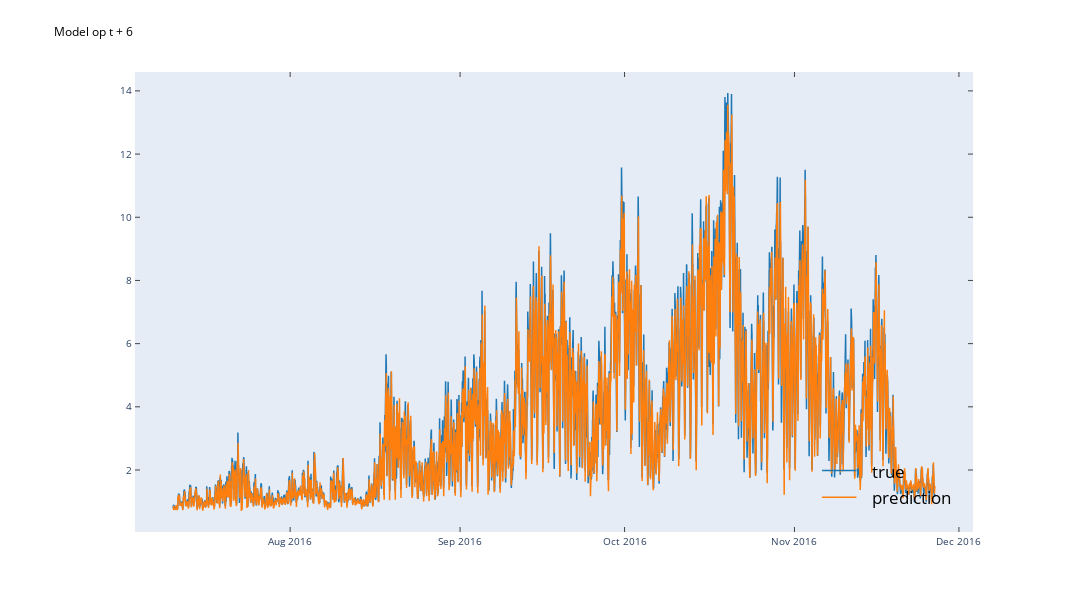

The notebook cell saved with this chart:
### Code cell
y_pred = model.predict(MLdb.test_x)
horizon = 6*1
scale = 0.75
plot = plt.figure(figsize=(scale*1920/my_dpi, scale*1080/my_dpi))
plt.plot(MLdb.test_y.iloc[:,horizon-1],label = 'true')
plt.plot(MLdb.test_x.index,y_pred[:,horizon-1], label = 'prediction')
plt.legend(fontsize = 'xx-large',loc = 'lower right')
plt.title('Model op t + '+str(horizon))
# plt.ylim(0,20)

plotly.tools.mpl_to_plotly(plot)

### Figure 1 — Plotly figure (JSON) as saved in the notebook; plotly's stock layout.template omitted (floating-point values rounded to 4 significant figures; data arrays with more than 128 entries replaced by an {"elided": "..."} marker saying what was removed)
{"data": [{"line": {"color": "rgba (31, 119, 180, 1)", "dash": "solid", "width": 1.5}, "mode": "lines", "name": "true", "type": "scatter", "x": {"elided": "20001 str values"}, "xaxis": "x", "y": {"elided": "20001 float values"}, "yaxis": "y"}, {"line": {"color": "rgba (255, 127, 14, 1)", "dash": "solid", "width": 1.5}, "mode": "lines", "name": "prediction", "type": "scatter", "x": {"elided": "20001 str values"}, "xaxis": "x", "y": {"elided": "20001 float values"}, "yaxis": "y"}], "layout": {"annotations": [{"align": "left", "font": {"color": "#000000", "size": 17.28}, "opacity": 1, "showarrow": false, "text": "true", "x": 0.8775, "xanchor": "left", "xref": "paper", "y": 0.1027, "yanchor": "bottom", "yref": "paper"}, {"align": "left", "font": {"color": "#000000", "size": 17.28}, "opacity": 1, "showarrow": false, "text": "prediction", "x": 0.8775, "xanchor": "left", "xref": "paper", "y": 0.04464, "yanchor": "bottom", "yref": "paper"}], "autosize": false, "height": 607, "hovermode": "closest", "margin": {"b": 75, "l": 135, "pad": 0, "r": 107, "t": 72}, "shapes": [{"line": {"color": "rgba (31, 119, 180, 1)", "dash": "solid", "width": 1.5}, "type": "line", "x0": 0.8197, "x1": 0.861, "xref": "paper", "y0": 0.1339, "y1": 0.1339, "yref": "paper"}, {"line": {"color": "rgba (255, 127, 14, 1)", "dash": "solid", "width": 1.5}, "type": "line", "x0": 0.8197, "x1": 0.861, "xref": "paper", "y0": 0.07581, "y1": 0.07581, "yref": "paper"}], "showlegend": false, "title": {"font": {"color": "#000000", "size": 12}, "text": "Model op t + 6"}, "width": 1080, "xaxis": {"anchor": "y", "domain": [0, 1], "mirror": "ticks", "nticks": 10, "range": ["2016-07-03 16:44:00", "2016-12-03 13:36:00"], "showgrid": false, "showline": true, "side": "bottom", "tickfont": {"size": 10}, "ticks": "inside", "type": "date", "zeroline": false}, "yaxis": {"anchor": "x", "domain": [0, 1], "mirror": "ticks", "nticks": 9, "range": [0.03786, 14.6], "showgrid": false, "showline": true, "side": "left", "tickfont": {"size": 10}, "ticks": "inside", "type": "linear", "zeroline": false}}}
